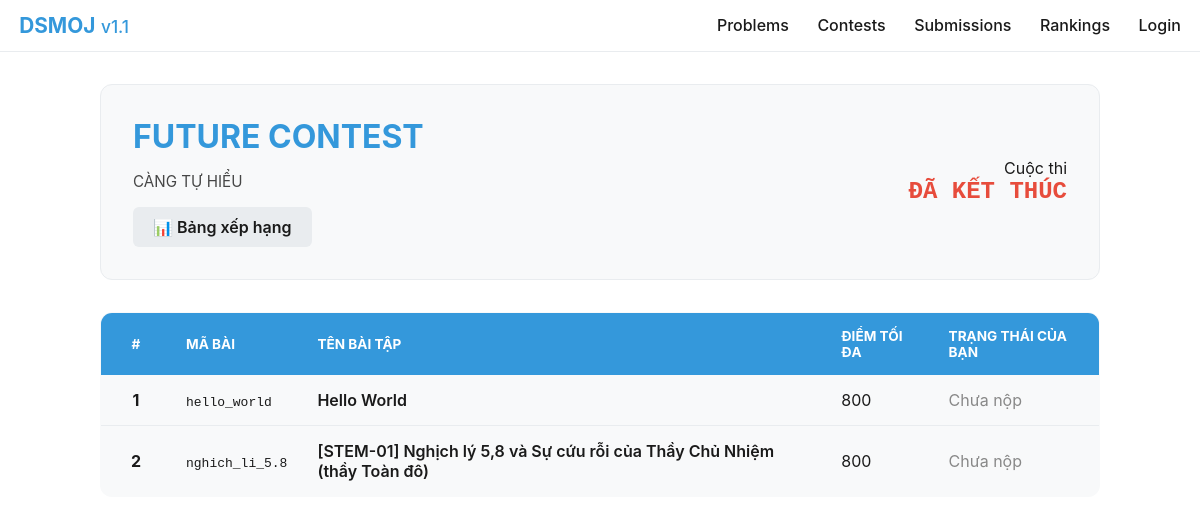
Screenshot of /contest/2/ with the database file from the repository.
### judge/models.py (models this page shows, shortened)
class Contest(models.Model):
    title = models.TextField()
    description = MarkdownxField()
    problem = models.ManyToManyField(Problem)
    start_time=models.DateTimeField()
    end_time = models.DateTimeField()
    group = models.ForeignKey(Group, on_delete=models.CASCADE, related_name='contests', null=True, blank=True)
    participants = models.ManyToManyField(User, related_name='contests_joined', blank=True)

class Problem(models.Model):
    title = models.CharField(max_length=200)
    description = MarkdownxField()
    time_limit = models.FloatField(default=1.0) # Giây
    memory_limit = models.IntegerField(default=256000) # KB
    test_cases = models.JSONField(null=True,blank=True)
    difficulty = models.IntegerField(default=800)
    problem_code = models.CharField(max_length=200, default="")
    categories = models.ManyToManyField(Category, related_name="problems")
    show_test = models.BooleanField(default=True)
    is_for_contest = models.BooleanField(default=False)

### judge/views.py (the view, shortened to what this page needs)
# urls.py: path('contest/<int:contest_id>/', views.contest_detail, name="contest_detail"),
def contest_detail(request, contest_id):
    contest = Contest.objects.get(id=contest_id)
    user = request.user
    problems = contest.problem.all()
    return render(request, 'contest_detail.html', {
        'contest': contest,
        'problems': problems, # Danh sách đã được "nhồi" điểm
    })

### judge/context_processors.py (called while the page is built)
def contest_status(request):
    now = timezone.now()
    user = request.user
    active_contest = None
    if user.is_authenticated:
        active_contest = user.contests_joined.filter(
            start_time__lte=now,
            end_time__gte=now
        ).first()
    show_contest_mode = request.session.get('is_focused', True)
    return {
        'active_contest': active_contest,
        'show_contest_mode': show_contest_mode,
    }

### judge/templates/contest_detail.html (shortened to what this page needs)
<!DOCTYPE html>
<html lang="vi">
<head>
</head>
<body>
    <div class="nav-wrapper">
        <nav>
            <div class="logo">
                <a href="/"><strong>DSMOJ</strong> <small>v1.1</small></a>
            </div>
            <div class="menu">
                <a href="/problems/">Problems</a>
                <a href="/contests/">Contests</a>
                <a href="/submissions/">Submissions</a>
                <a href="/rankings/">Rankings</a>
                {% if user.is_authenticated %}
                    <a href="/profile/{{user.username}}">{{ user.username }}</a>
                    {%if user.is_superuser %}
                    <a href="/admin/">Superuser Panel</a>
                    {%elif user.is_staff%}
                    <a href="/admin/">Admin Panel</a>
                    {%endif%}
                {% else %}
                    <a href="/login/">Login</a>
                {% endif %}
            </div>
        </nav>
    </div>
    <div class="container">
        <div class="contest-header">
            <div class="contest-info">
                <h1>{{ contest.title }}</h1>
                <div class="markdown-body">{{ contest.description|safe }}</div>
                <a href="/contest/{{ contest.id }}/rankings/" class="btn-rank">📊 Bảng xếp hạng</a>
            </div>
            <div class="contest-timer">
                <div id="timer-label">Thời gian còn lại</div>
                <div id="countdown">--:--:--</div>
            </div>
        </div>
        <table>
            <thead>
                <tr>
                    <th class="prob-status">#</th>
                    <th>Mã bài</th>
                    <th>Tên bài tập</th>
                    <th>Điểm tối đa</th>
                    <th>Trạng thái của bạn</th>
                </tr>
            </thead>
            <tbody>
                {% for p in problems %}
                <tr>
                    <td class="prob-status"><strong>{{ forloop.counter }}</strong></td>
                    <td><code>{{ p.problem_code }}</code></td>
                    <td>
                        <a href="/{{ contest.slug }}/submit/{{ p.problem_code }}/" style="font-weight: 600;">
                            {{ p.title }}
                        </a>
                    </td>
                    <td>{{ p.difficulty }}</td>
                    <td>
                        {% if p.user_status == "AC" %}
                            <span class="status-ac">✔ 100/100</span>
                        {% elif p.user_status %}
                            <span class="status-wa">✘ {{ p.user_score }}</span>
                        {% else %}
                            <span style="color: #888;">Chưa nộp</span>
                        {% endif %}
                    </td>
                </tr>
                {% endfor %}
            </tbody>
        </table>
    </div>
</body>
</html>

### judge/templates/contest_detail.html (style rules this page uses)
:root { --bg: #ffffff; --text: #1a1a1a; --primary: #3498db; --success: #2ecc71; --error: #e74c3c; --gray-light: #f8f9fa; --gray-medium: #e9ecef; }
body { font-family: 'Inter', system-ui, sans-serif; background-color: var(--bg); color: var(--text); margin: 0; }
.nav-wrapper { width: 100%; background: var(--bg); border-bottom: 1px solid var(--gray-medium); position: sticky; top: 0; z-index: 1000; }
nav { margin: 0 auto; padding: 0.8rem 1.2rem; display: flex; justify-content: space-between; align-items: center; }
nav a { color: var(--text); text-decoration: none; font-weight: 500; margin-left: 1.5rem; }
.logo a { margin-left: 0; color: var(--primary) !important; font-size: 1.3rem; }
.container { max-width: 1000px; margin: 2rem auto; padding: 0 1.2rem; }
.contest-header { background: var(--gray-light); padding: 2rem; border-radius: 12px; border: 1px solid var(--gray-medium); margin-bottom: 2rem; display: flex; justify-content: space-between; align-items: center; }
.contest-info h1 { margin: 0 0 0.5rem 0; color: var(--primary); }
.contest-timer { text-align: right; }
#countdown { font-size: 1.5rem; font-weight: bold; font-family: 'Fira Code', monospace; color: var(--error); }
table { width: 100%; border-collapse: collapse; background: var(--gray-light); border-radius: 12px; overflow: hidden; border: 1px solid var(--gray-medium); }
th { background: var(--primary); color: white; text-align: left; padding: 15px; text-transform: uppercase; font-size: 0.85rem; }
td { padding: 15px; border-bottom: 1px solid var(--gray-medium); }
.prob-status { width: 40px; text-align: center; }
.btn-rank { display: inline-block; margin-top: 1rem; padding: 10px 20px; background: var(--gray-medium); color: var(--text); text-decoration: none; border-radius: 6px; font-weight: 600; }
a { color: var(--text); text-decoration: none; }
.markdown-body { margin-top: 1rem; font-size: 0.95rem; opacity: 0.8; }

### rows the page displays
Contest: title "FUTURE CONTEST", description "CÀNG TỰ HIỂU"
Problem: problem_code "hello_world", title "Hello World", difficulty "800"
Problem: problem_code "nghich_li_5.8", title "[STEM-01] Nghịch lý 5,8 và Sự cứu rỗi của Thầy Chủ Nhiệm (thầy Toàn đô)", difficulty "800"
